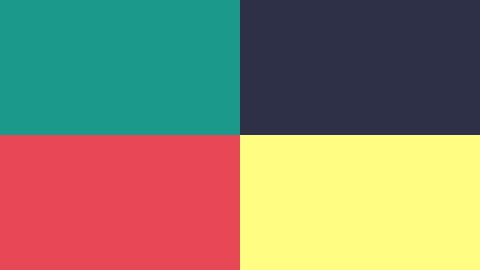
Frame 1 (no input)
Frame 60 (the mouse pressed at the canvas centre just before this capture): identical to frame 1, image omitted
Frame 120 (the mouse held since frame 60 and released just before this capture): identical to frame 1, image omitted

The Processing sketch that drew this single still picture (run headless with seeded random() and noise(); from frame 60 on, the mouse is pressed at the canvas centre):

// Processing sketch: FourSquare
// ── FourSquare.pde
/** 
 *  The colour of the quadrants (represented by rectangles) change
 *  based on the position of the mouse
 *  @author LP
 */

final color TEAL = #1B998B;
final color PURPLE = #2D3047;
final color YELLOW = #fffd82;
final color PINK = #e84855;

//the fill colour of each quadrant (rectangle) changes based on
//the mouse position
color topLeft, topRight, bottomLeft, bottomRight;

void setup()
{
  size(480, 270);
  
  //starting colours (initializing the variables)
  topLeft = TEAL;
  topRight = PURPLE;
  bottomRight = YELLOW;
  bottomLeft = PINK;
  
  noStroke(); 
}

void draw()
{
  //check the position of the mouse to change the colours correctly
  if(mouseX > width/2 && mouseY < height/2)  //top right quadrant
  {
    topLeft = PINK;
    topRight = TEAL;
    bottomRight = PURPLE;
    bottomLeft = YELLOW;    
  }
  else if(mouseX > width/2 && mouseY > height/2)  //bottom right
  {
    topLeft = YELLOW;
    topRight = PINK;
    bottomRight = TEAL;
    bottomLeft = PURPLE;  
  }
  else if(mouseX < width/2 && mouseY > height/2)  //bottom left
  {
    topLeft = PURPLE;
    topRight = YELLOW;
    bottomRight = PINK;
    bottomLeft = TEAL;     
  }
  else  //top left
  {
    topLeft = TEAL;
    topRight = PURPLE;
    bottomRight = YELLOW;
    bottomLeft = PINK;    
  }
  
  //fill and draw each quadrant rectangle
  fill(topLeft);
  rect(0, 0, width/2, height/2);
  
  fill(topRight);
  rect(width/2, 0, width/2, height/2);
  
  fill(bottomLeft);
  rect(0, height/2, width/2, height/2);
  
  fill(bottomRight);
  rect(width/2, height/2, width/2, height/2);
}
